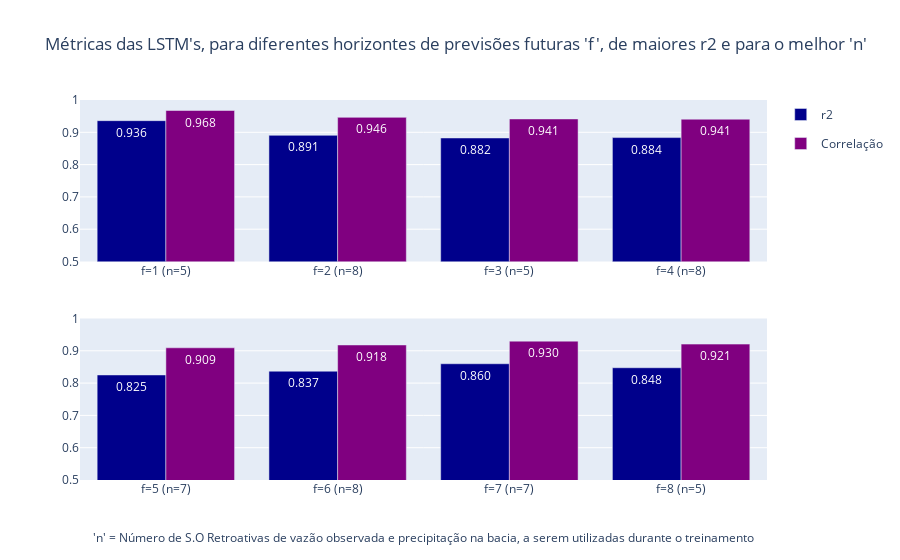

Notebook code cell kept with this figure:
### Code cell
from plotly.subplots import make_subplots
import plotly.graph_objects as go

# Custom labels for each subplot
custom_labels_r2_2 = ['f=5 (n=7)', 'f=6 (n=8)', 'f=7 (n=7)', 'f=8 (n=5)']
custom_labels_r2_1 = ['f=1 (n=5)', 'f=2 (n=8)', 'f=3 (n=5)', 'f=4 (n=8)']

# custom_labels_r2_2 = ['f=5 & n=3', 'f=6 & n=2', 'f=7 & n=1', 'f=8 & n=7']
# custom_labels_r2_1 = ['f=1 & n=7', 'f=2 & n=1', 'f=3 & n=5', 'f=4 & n=2']

# Define colors for bars
r2_color = 'darkblue'
corr_color = 'purple'

# Create subplots
fig = make_subplots(rows=2, cols=1) # subplot_titles=("Custom Labels for n=5 to n=8", "Custom Labels for n=1 to n=4")

# Add traces to subplot 1
fig.add_trace(go.Bar(
    x=custom_labels_r2_1,
    y=df_plt_1['metrics.r2'][:4],
    text=df_plt_1['metrics.r2'][:4].apply(lambda x: f'{x:.3f}'),  
    hovertemplate='%{y:.3f}',
    name='r2',
    legendgroup='r2_group',
    marker=dict(color=r2_color)
), row=1, col=1)

fig.add_trace(go.Bar(
    x=custom_labels_r2_1,
    y=df_plt_1['metrics.corr'][:4],
    text=df_plt_1['metrics.corr'][:4].apply(lambda x: f'{x:.3f}'),  
    hovertemplate='%{y:.3f}',
    name='Correlação',
    legendgroup='correlation_group',
    showlegend=False,
    marker=dict(color=corr_color)
), row=1, col=1)

# Add traces to subplot 2
fig.add_trace(go.Bar(
    x=custom_labels_r2_2,
    y=df_plt_1['metrics.r2'][4:],
    text=df_plt_1['metrics.r2'][4:].apply(lambda x: f'{x:.3f}'),  
    hovertemplate='%{y:.3f}',
    name='r2',
    legendgroup='r2_group',
    showlegend=False,
    marker=dict(color=r2_color)
), row=2, col=1)

fig.add_trace(go.Bar(
    x=custom_labels_r2_2,
    y=df_plt_1['metrics.corr'][4:],
    text=df_plt_1['metrics.corr'][4:].apply(lambda x: f'{x:.3f}'),  
    hovertemplate='%{y:.3f}',
    name='Correlação',
    legendgroup='correlation_group',
    marker=dict(color=corr_color)
), row=2, col=1)

# Update layout
fig.update_layout(
    title=f"Métricas {name_plots}, para diferentes horizontes de previsões futuras 'f', de maiores r2 e para o melhor 'n' ",
    #xaxis=dict(title='Número de S.O Retroativas "n" a serem utilizadas durante o treinamento'),
    barmode='group',
)

# Set the same y-axis range for both subplots
fig.update_yaxes(range=[0.5, 1.0], row=1, col=1)
fig.update_yaxes(range=[0.5, 1.0], row=2, col=1)

# Add annotations
fig.add_annotation(text="'n' = Número de S.O Retroativas de vazão observada e precipitação na bacia, a serem utilizadas durante o treinamento",
                   xref="paper", yref="paper",
                   x=0.5, y=-0.18, showarrow=False)

# Add annotations
fig.add_annotation(text="'f' = Número da S.O Futura onde se prevê a vazão",
                   xref="paper", yref="paper",
                   x=0.5, y=-0.25, showarrow=False)

# Show the plot
fig.show()

### Figure 1 — Plotly figure (JSON) as saved in the notebook; plotly's stock layout.template omitted (floating-point values rounded to 4 significant figures)
{"data": [{"hovertemplate": "%{y:.3f}", "legendgroup": "r2_group", "marker": {"color": "darkblue"}, "name": "r2", "text": ["0.936", "0.891", "0.882", "0.884"], "type": "bar", "x": ["f=1 (n=5)", "f=2 (n=8)", "f=3 (n=5)", "f=4 (n=8)"], "xaxis": "x", "y": [0.9361, 0.8906, 0.8824, 0.8836], "yaxis": "y"}, {"hovertemplate": "%{y:.3f}", "legendgroup": "correlation_group", "marker": {"color": "purple"}, "name": "Correlação", "showlegend": false, "text": ["0.968", "0.946", "0.941", "0.941"], "type": "bar", "x": ["f=1 (n=5)", "f=2 (n=8)", "f=3 (n=5)", "f=4 (n=8)"], "xaxis": "x", "y": [0.9675, 0.9463, 0.9413, 0.9406], "yaxis": "y"}, {"hovertemplate": "%{y:.3f}", "legendgroup": "r2_group", "marker": {"color": "darkblue"}, "name": "r2", "showlegend": false, "text": ["0.825", "0.837", "0.860", "0.848"], "type": "bar", "x": ["f=5 (n=7)", "f=6 (n=8)", "f=7 (n=7)", "f=8 (n=5)"], "xaxis": "x2", "y": [0.8252, 0.8369, 0.8599, 0.8476], "yaxis": "y2"}, {"hovertemplate": "%{y:.3f}", "legendgroup": "correlation_group", "marker": {"color": "purple"}, "name": "Correlação", "text": ["0.909", "0.918", "0.930", "0.921"], "type": "bar", "x": ["f=5 (n=7)", "f=6 (n=8)", "f=7 (n=7)", "f=8 (n=5)"], "xaxis": "x2", "y": [0.9093, 0.9181, 0.9299, 0.9207], "yaxis": "y2"}], "layout": {"annotations": [{"showarrow": false, "text": "'n' = Número de S.O Retroativas de vazão observada e precipitação na bacia, a serem utilizadas durante o treinamento", "x": 0.5, "xref": "paper", "y": -0.18, "yref": "paper"}, {"showarrow": false, "text": "'f' = Número da S.O Futura onde se prevê a vazão", "x": 0.5, "xref": "paper", "y": -0.25, "yref": "paper"}], "barmode": "group", "title": {"text": "Métricas das LSTM's, para diferentes horizontes de previsões futuras 'f', de maiores r2 e para o melhor 'n' "}, "xaxis": {"anchor": "y", "domain": [0, 1]}, "xaxis2": {"anchor": "y2", "domain": [0, 1]}, "yaxis": {"anchor": "x", "domain": [0.575, 1], "range": [0.5, 1]}, "yaxis2": {"anchor": "x2", "domain": [0, 0.425], "range": [0.5, 1]}}}
